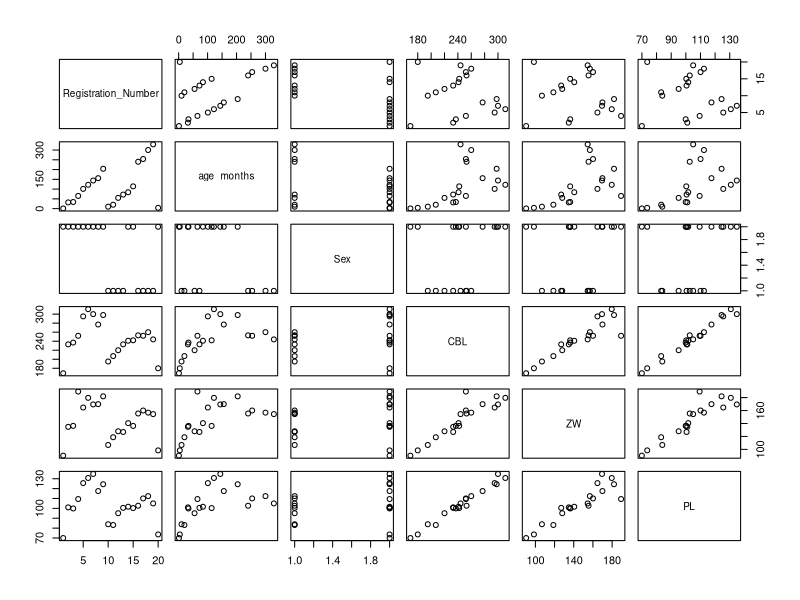

R code for this plot: (Note: this script raises an error after producing the figure.)
## ---- chunk 1
knitr::opts_chunk$set(echo = TRUE)
## ---- chunk 2
list.files()
getwd()

data <- read.csv("seal_clean.csv")

head(data)
names(data)
plot(data)

###### all on same plot
ggplot(data, aes(x = age_months))+
geom_point(aes(y = ZW), colour = "steelblue", size = 3)+
geom_point(aes(y = PL), colour = "darkgreen", size = 3)+
geom_point(aes(y = CBL), colour = "deeppink", size = 3)+
xlab(label = "age months") + 
ylab(label = "length")

###### one plot
ggplot(data, aes(ZW, age_months, colour = Sex)) +
  geom_point( size = 3)

####### do a linear regression model and add trendline -- 

###### first change datasheed to length in 1 column
test <-
  data %>%
  gather(l_type, length, CBL:PL)

######### log length
test1 <- 
  test %>%
  #mutate(length, log(length)) %>%
  mutate(age_months, "ln_age" = log(age_months))

#test1 %>%
##rename(test1, "(log(length)" =  "lg_ln") ####### not working
#names(test1)[names(test1)=="log(length)"] <- "lg_ln"

##### do linear regression model
model1 <- lm(length ~ ln_age, data = test1)
#model1 <- lm(age_months ~ lg_ln, data = test1) ### which way round!!
######## check assumptions in ggfortify
plot(model1)
#########stats
anova(model1)
summary(model1)

########### add trendline and CI's
newX <- expand.grid(age_months = seq(from = 0.25, to = 6, length = 100))
head(newX)
names(newX) <- "ln_age"

newY <- predict(model1, newdata = newX, interval = "confidence")
addThese <- data.frame(newX, newY)
addThese <- rename(addThese, length = fit)


ggplot(test1, aes(x = ln_age, y = length)) + 
  geom_point(col = "cornflowerblue", size = 3) +
  labs(x = "age", y = "length") +
  theme_bw() +
  geom_smooth(data = addThese, aes(ymin = lwr, ymax = upr), stat = "identity")
